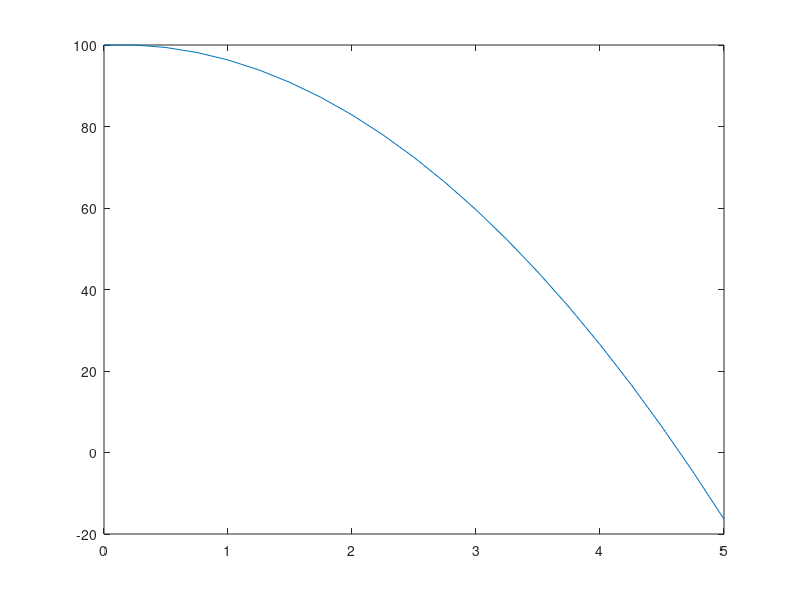

This figure's MATLAB source:
% Motion Free Fall Algorithm
% Fery Ardiansyah Effendi - 1301174532

%Define Variables (N,T,Delta T,v)
	N=21; T=5 ; v=0 ; G=9.8;					         %Variables are from the exercise
  delT= T/(N-1);                             %Discrete time point.
%Define values of t[1] until t[N+1]
	t=[0:delT:T];  			   		                 %Array from discrete time point.
%Define First Position
	y(1)=100 ; 				   		                   %First position y[0]
%Define Position of y[2]
	y(2)=y(1)+(v*delT); 		  	               %y[2] from forward different
%Define y(i)  
	for i=3:N						                       %y[i] value ranged from i =3 to N+1
		y(i)=((-G)*(delT^2))+(2*y(i-1))-y(i-2);  %y(i) from time domain discretization
	end
%Plot the figure
  plot(t,y);  						                   %Plotting the figure.